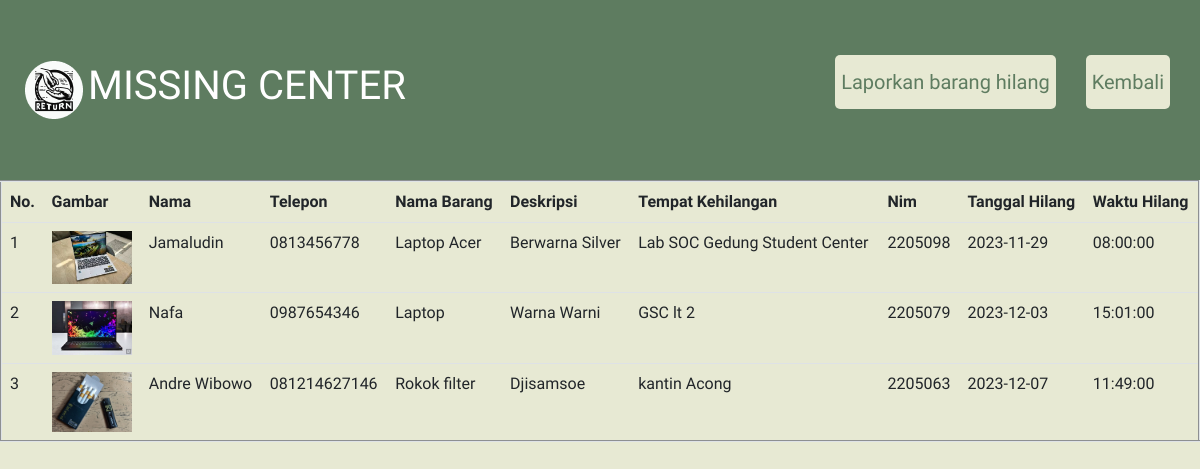
Screenshot of /daftarbrg.php (signed in) with the database file from the repository.
### tables this page shows
CREATE TABLE `barang_hilang` (
  `idbarang` int(11) NOT NULL,
  `nama` char(255) NOT NULL,
  `telepon` char(20) NOT NULL,
  `namabarang` varchar(255) NOT NULL,
  `deskripsi` varchar(255) NOT NULL,
  `tempatkehilangan` varchar(255) NOT NULL,
  `nim` int(10) NOT NULL,
  `tglhilang` date NOT NULL,
  `wkthilang` time NOT NULL,
  `gambar` varchar(255) NOT NULL
);

### function.php (called while the page is built, shortened)
<?php
include_once 'mysqli-connect.php';
function query($query) {
    global $conn;
    $result = mysqli_query($conn, $query);
    $rows = [];
    while ($row = mysqli_fetch_assoc($result)) {
        $rows[] = $row;
    }
    return $rows;
}
?>

### daftarbrg.php (the view, shortened to what this page needs)
<?php
require "function.php";
$barang = query(" SELECT * FROM barang_hilang ");
?>
<!DOCTYPE html>
<html lang="en">
<head>
    <link rel="stylesheet" href="https://cdn.jsdelivr.net/npm/bootstrap@5.1.3/dist/css/bootstrap.min.css">
    <link rel="stylesheet" href="assets/bootstrap/css/LoginAdminstyle.css">
    <link rel="stylesheet" href="assets/bootstrap/css/landing_page.css">
</head>
<body>
    <header>
        <img src="img/ellipse_2.png" alt="missingcenter-logo" class="logo1" />
        <h1 class="logo">MISSING CENTER</h1>
        <nav>
            <ul>
                <li><button class="btn-cta"><a href="baranghilang.php">Laporkan barang hilang</a></button></li>
                <li><button class="btn-cta"><a href="user.php">Kembali</a></button></li>
            </ul>
        </nav>
    </header>
    <table border="2" cellpadding="20" cellspacing="20" class="table" >
        <tr>
            <th>No. </th>
            <th>Gambar </th>
            <th>Nama </th>
            <th>Telepon </th>
            <th>Nama Barang </th>
            <th>Deskripsi </th>
            <th>Tempat Kehilangan </th>
            <th>Nim </th>
            <th>Tanggal Hilang </th>
            <th>Waktu Hilang </th>
        </tr>
            <?php $i = 1; ?>
            <?php foreach( $barang as $row ) : ?>
            <tr>
                <td><?= $i ?></td>
                <td><img src="img/<?= $row["gambar"];?>" width="80"></td>
                <td><?= $row["nama"]; ?></td>
                <td><?= $row["telepon"]; ?></td>
                <td><?= $row["namabarang"]; ?></td>
                <td><?= $row["deskripsi"]; ?></td>
                <td><?= $row["tempatkehilangan"]; ?></td>
                <td><?= $row["nim"]; ?></td>
                <td><?= $row["tglhilang"]; ?></td>
                <td><?= $row["wkthilang"]; ?></td>
            </tr>
            <?php $i++; ?>
            <?php endforeach; ?>
    </table>
</body>
</html>

### rows the page displays
barang_hilang: gambar (picture), nama "Jamaludin", telepon "0813456778", namabarang "Laptop Acer", deskripsi "Berwarna Silver", tempatkehilangan "Lab SOC Gedung Student Center", nim "2205098", tglhilang "2023-11-29", wkthilang "08:00:00"
barang_hilang: gambar (picture), nama "Nafa", telepon "0987654346", namabarang "Laptop", deskripsi "Warna Warni", tempatkehilangan "GSC lt 2", nim "2205079", tglhilang "2023-12-03", wkthilang "15:01:00"
barang_hilang: gambar (picture), nama "Andre Wibowo", telepon "081214627146", namabarang "Rokok filter", deskripsi "Djisamsoe", tempatkehilangan "kantin Acong", nim "2205063", tglhilang "2023-12-07", wkthilang "11:49:00"
